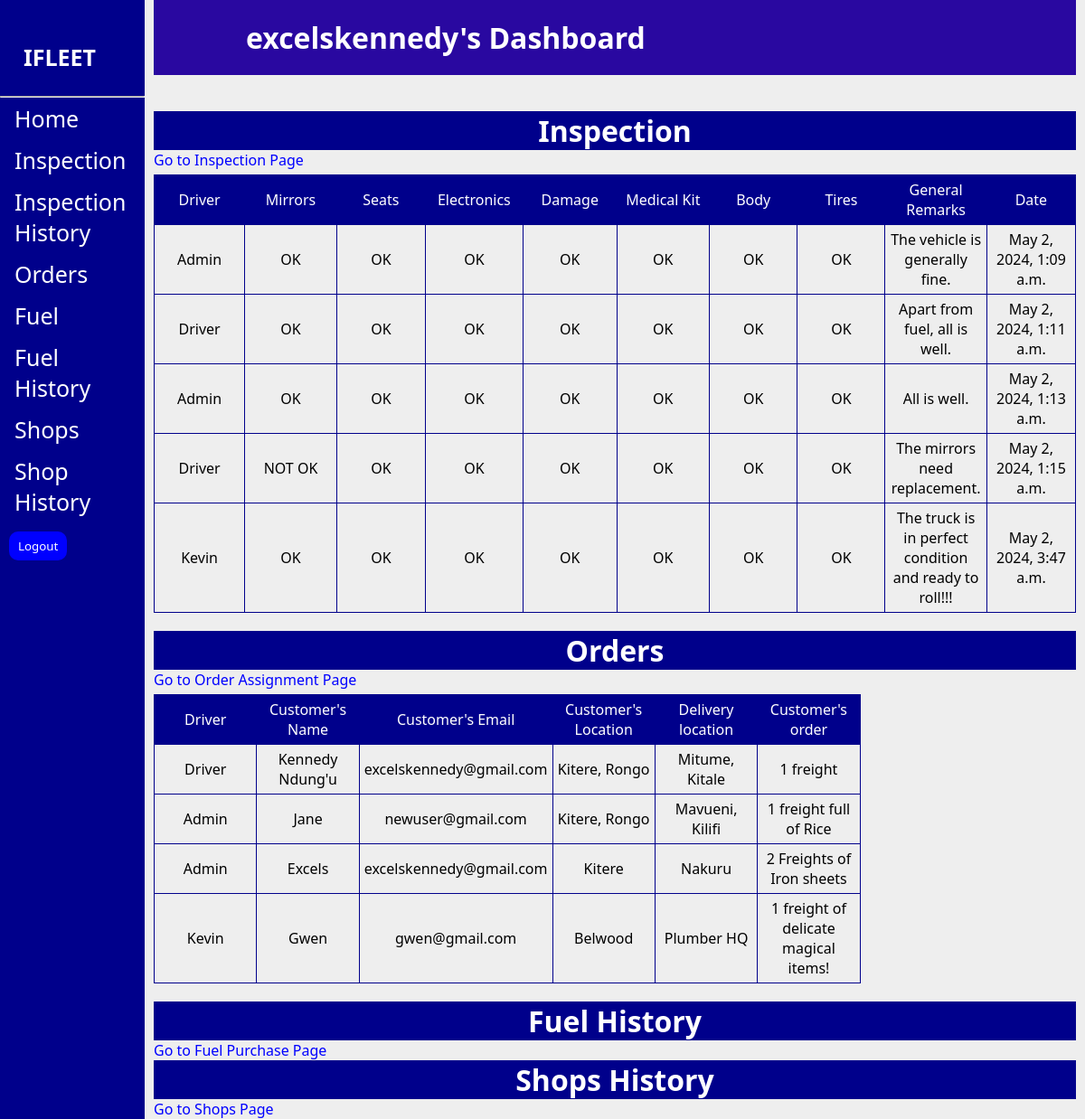
Screenshot of /drivers/ (signed in) with the database file from the repository.
### driver/models.py (models this page shows)
class Inspection(models.Model):
    CATEGORY = (
        ('OK', 'OK'),
        ('NOT OK', 'NOT OK'),
    )
    FUEL = (
        ('Empty', 'Empty'),
        ('Almost Empty', 'Almost Empty'),
        ('1/4', '1/4'),
        ('1/2', '1/2'),
        ('Full', 'Full'),
    )
    VEHICLE_TYPE = (
        ('SUV', 'SUV' ),
        ('TRUCK', 'TRUCK'),
    )
    Driver = models.ForeignKey(Driver, models.CASCADE, null=True)
    vehicle = models.CharField(max_length=25, choices=VEHICLE_TYPE, blank=False, default=False)
    Mirrors = models.CharField(max_length=50, choices=CATEGORY, blank=False)
    Seats = models.CharField(max_length=100, choices=CATEGORY, blank=False)
    Electronics = models.CharField(max_length=50, choices=CATEGORY, blank=False)
    Fuel_level = models.CharField(max_length=50, choices=FUEL, blank=False)
    Damage = models.CharField(max_length=50, choices=CATEGORY, blank=False)
    Medical_kit = models.CharField(max_length=50, choices=CATEGORY, blank=False)
    Body = models.CharField(max_length=50, choices=CATEGORY, blank=False)
    Tires = models.CharField(max_length=50, choices=CATEGORY, blank=False)
    General_Remarks = models.TextField(blank=True)
    Date = models.DateTimeField(auto_now_add=True)
    DisplayFields = ['Driver', 'Mirrors', 'Seats', 'Electronics', 'Fuel_level', 'Damage', 'Medical_kit', 'Body', 'Tires', 'General_Remarks']
    FilterFields = ['Date']

class Driver(models.Model):
    username = models.CharField(max_length=50, blank=False)
    phone_number = models.CharField(max_length=20, blank=False)
    address = models.CharField(max_length=255, blank=False)
    city = models.CharField(max_length=100, blank=False)
    state = models.CharField(max_length=100, blank=False)
    zipcode = models.CharField(max_length=20, blank=True)
    car = models.CharField(max_length=25, blank=False)
    driver_license_number = models.CharField(max_length=50, blank=False)
    driver_license_expiry_date = models.DateField(null=True, blank=False)
    date_of_birth = models.DateField(null=True, blank=False)
    date_hired = models.DateField(null=True, blank=False)
    emergency_contact_name = models.CharField(max_length=100, blank=False)
    emergency_contact_phone = models.CharField(max_length=20, blank=False)
    DisplayFields = ['username', 'phone_number', 'address', 'city', 'driver_license_number', 'date_hired']
    FilterFields = ['username', 'date_hired']
    def __str__(self):
        return self.username

class OrderAssignment(models.Model):
    driver = models.ForeignKey(Driver, on_delete=models.CASCADE)
    customer_name = models.CharField(max_length=100, blank=False)
    customer_email = models.EmailField(max_length=30, blank=False)
    current_location = models.CharField(max_length=100, blank=False)
    delivery_location = models.CharField(max_length=100, blank=False)
    customer_order = models.TextField(blank=False)
    DisplayFields = ['driver', 'customer_name', 'customer_email', 'current_location', 'delivery_location', 'customer_order']
    FilterFields = ['driver', 'current_location', 'delivery_location']

### driver/views.py (the view)
# urls.py: path('',views.driverHome, name='driver-dashboard'),
@login_required
def driverHome(request):
    inspection = Inspection.objects.all()
    orders = OrderAssignment.objects.all()
    context = {
        'inspection': inspection,
        'orders': orders,
    }
    return render(request, 'drivers/dashboard.html', context)

### driver/templates/drivers/dashboard.html (shortened to what this page needs)
{% extends 'drivers/base.html' %}
{% load static %}
{% block content %}
<h1 style="background-color: darkblue; text-align: center; color: white;">Inspection</h1>
<a style="color: blue;" href="{% url 'vehicle-inspection' %}">Go to Inspection Page</a>
<table>
    <thead>
            <td>Driver</td>
            <td>Mirrors</td>
            <td>Seats</td>
            <td>Electronics</td>
            <td>Damage</td>
            <td>Medical Kit</td>
            <td>Body</td>
            <td>Tires</td>
            <td>General Remarks</td>
            <td>Date</td>
    </thead>
    <tbody>
        {% for inspection in inspection %}
        <tr>
            <td>{{ inspection.Driver }}</td>
            <td>{{ inspection.Mirrors }}</td>
            <td>{{ inspection.Seats }}</td>
            <td>{{ inspection.Electronics }}</td>
            <td>{{ inspection.Damage }}</td>
            <td>{{ inspection.Medical_kit }}</td>
            <td>{{ inspection.Body }}</td>
            <td>{{ inspection.Tires }}</td>
            <td>{{ inspection.General_Remarks }}</td>
            <td>{{ inspection.Date }}</td>
        </tr>
        {% endfor %}
    </tbody>
</table>
<h1 style="background-color: darkblue; text-align: center; color: white;">Orders</h1>
<a style="color: blue;" href="">Go to Order Assignment Page</a>
<table>
    <thead>
        <td>Driver</td>
        <td>Customer's Name</td>
        <td>Customer's Email</td>
        <td>Customer's Location</td>
        <td>Delivery location</td>
        <td>Customer's order</td>
    </thead>
    <tbody>
        {% for order in orders %}
        <tr>
            <td>{{ order.driver }}</td>
            <td>{{ order.customer_name }}</td>
            <td>{{ order.customer_email }}</td>
            <td>{{ order.current_location }}</td>
            <td>{{ order.delivery_location }}</td>
            <td>{{ order.customer_order }}</td>
        </tr>
        {% endfor %}
    </tbody>
</table>
<h1 style="background-color: darkblue; text-align: center; color: white;">Fuel History</h1>
<a style="color: blue;" href="">Go to Fuel Purchase Page</a>
<h1 style="background-color: darkblue; text-align: center; color: white;">Shops History</h1>
<a style="color: blue;" href="{% url 'vehicle-inspection' %}">Go to Shops Page</a>
{% endblock %}

### driver/templates/drivers/base.html (shortened to what this page needs)
{% load static %}
<!DOCTYPE html>
<html lang="en">
<head>
    <link rel="stylesheet" href="{% static 'core/core.css' %}">
    <link rel="stylesheet" href="https://cdnjs.cloudflare.com/ajax/libs/font-awesome/4.7.0/css/font-awesome.min.css">
</head>
<body>
    <div class="sidenav">
        <div class="logo">
            <a href="{% url 'index' %}">IFLEET</a>
        </div>
        <hr>
        <a href="{% url 'driver-dashboard' %}">Home</a>
        <a href="{% url 'vehicle-inspection' %}">Inspection</a>
        <a href="{% url 'vehicle-inspection-history' %}">Inspection History</a>
        <a href="">Orders</a>
        <a href="">Fuel</a>
        <a href="">Fuel History</a>
        <a href="">Shops</a>
        <a href="">Shop History</a>
        <form action="{% url 'logout' %}" method="post" style="background-color: transparent; padding: 0; margin: 10px;">
            <button type="submit" style="background: blue; color: white; border-color: transparent; padding-top: 5px; padding-bottom: 5px; padding-right: 8px; padding-left: 8px; border-radius: 10px; cursor: pointer;">Logout</button>
        </form>
    </div>
    <div class="main">
        <h1 class="dashboard">{{ user.username }}'s Dashboard</h1>
        {% block content %}{% endblock %}
    </div>
</body>
</html>

### core/static/core/core.css (style rules this page uses)
* { margin: 0; padding: 0; box-sizing: border-box; font-family: 'Segoe UI', Tahoma, Geneva, Verdana, sans-serif; }
a { text-decoration: none; color: white; }
.logo { margin-right: 120px; margin-left: 10px; margin-top: 20px; margin-bottom: 20px; }
.logo a { font-weight: 600; margin-right: 150px; }

### driver/templates/drivers/base.html (style rules this page uses)
body { font-family: "Lato", sans-serif; background-color: #eee; }
.sidenav { height: 100%; width: 160px; position: fixed; z-index: 1; top: 0; left: 0; background-color: darkblue; overflow-x: hidden; padding-top: 20px; }
.sidenav a { padding: 6px 8px 6px 16px; text-decoration: none; font-size: 25px; color: white; display: block; }
.main { margin-left: 160px; padding: 0px 10px; }
.dashboard { text-align: left; padding-left: 10%; background-color: rgb(41, 8, 160); color: white; margin-bottom: 40px; padding-top: 20px; padding-bottom: 20px; }

### driver/templates/drivers/dashboard.html (style rules this page uses)
table { text-align: center; margin-bottom: 20px; margin-top: 5px; }
table, th, td { border: 1px solid darkblue; border-collapse: collapse; padding: 5px; }
td { width: 3cm; }
thead { background-color: darkblue; color: white; }

### rows the page displays
Inspection: Driver "Admin", Mirrors "OK", Seats "OK", Electronics "OK", Damage "OK", Medical_kit "OK", Body "OK", Tires "OK", General_Remarks "The vehicle is generally fine.", Date "May 2, 2024, 1:09 a.m."
Inspection: Driver "Driver", Mirrors "OK", Seats "OK", Electronics "OK", Damage "OK", Medical_kit "OK", Body "OK", Tires "OK", General_Remarks "Apart from fuel, all is well.", Date "May 2, 2024, 1:11 a.m."
Inspection: Driver "Admin", Mirrors "OK", Seats "OK", Electronics "OK", Damage "OK", Medical_kit "OK", Body "OK", Tires "OK", General_Remarks "All is well.", Date "May 2, 2024, 1:13 a.m."
Inspection: Driver "Driver", Mirrors "NOT OK", Seats "OK", Electronics "OK", Damage "OK", Medical_kit "OK", Body "OK", Tires "OK", General_Remarks "The mirrors need replacement.", Date "May 2, 2024, 1:15 a.m."
Inspection: Driver "Kevin", Mirrors "OK", Seats "OK", Electronics "OK", Damage "OK", Medical_kit "OK", Body "OK", Tires "OK", General_Remarks "The truck is in perfect condition and ready to roll!!!", Date "May 2, 2024, 3:47 a.m."
OrderAssignment: driver "Driver", customer_name "Kennedy Ndung'u", customer_email "excelskennedy@gmail.com", current_location "Kitere, Rongo", delivery_location "Mitume, Kitale", customer_order "1 freight"
OrderAssignment: driver "Admin", customer_name "Jane", customer_email "newuser@gmail.com", current_location "Kitere, Rongo", delivery_location "Mavueni, Kilifi", customer_order "1 freight full of Rice"
OrderAssignment: driver "Admin", customer_name "Excels", customer_email "excelskennedy@gmail.com", current_location "Kitere", delivery_location "Nakuru", customer_order "2 Freights of Iron sheets"
OrderAssignment: driver "Kevin", customer_name "Gwen", customer_email "gwen@gmail.com", current_location "Belwood", delivery_location "Plumber HQ", customer_order "1 freight of delicate magical items!"

### other values shown
{{ user.username }} "excelskennedy"
